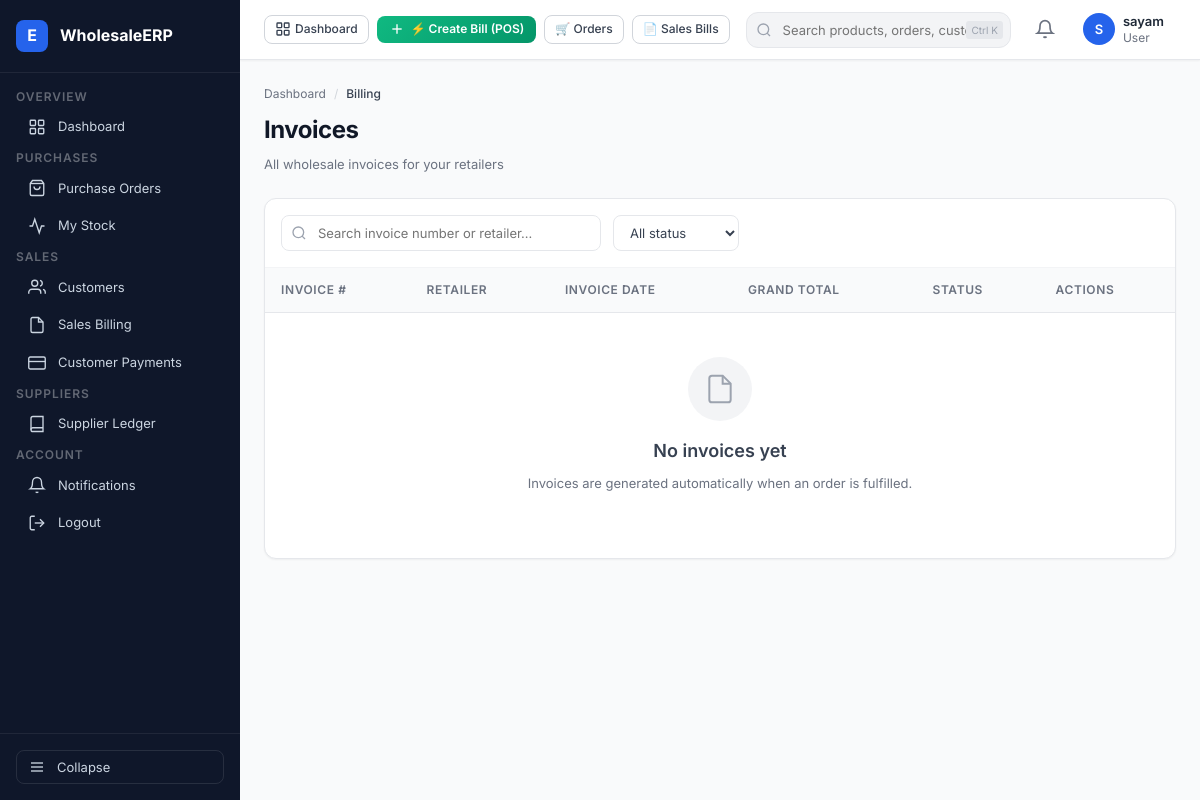
/billing/invoices/ (signed in), run on an earlier commit of the app's database.
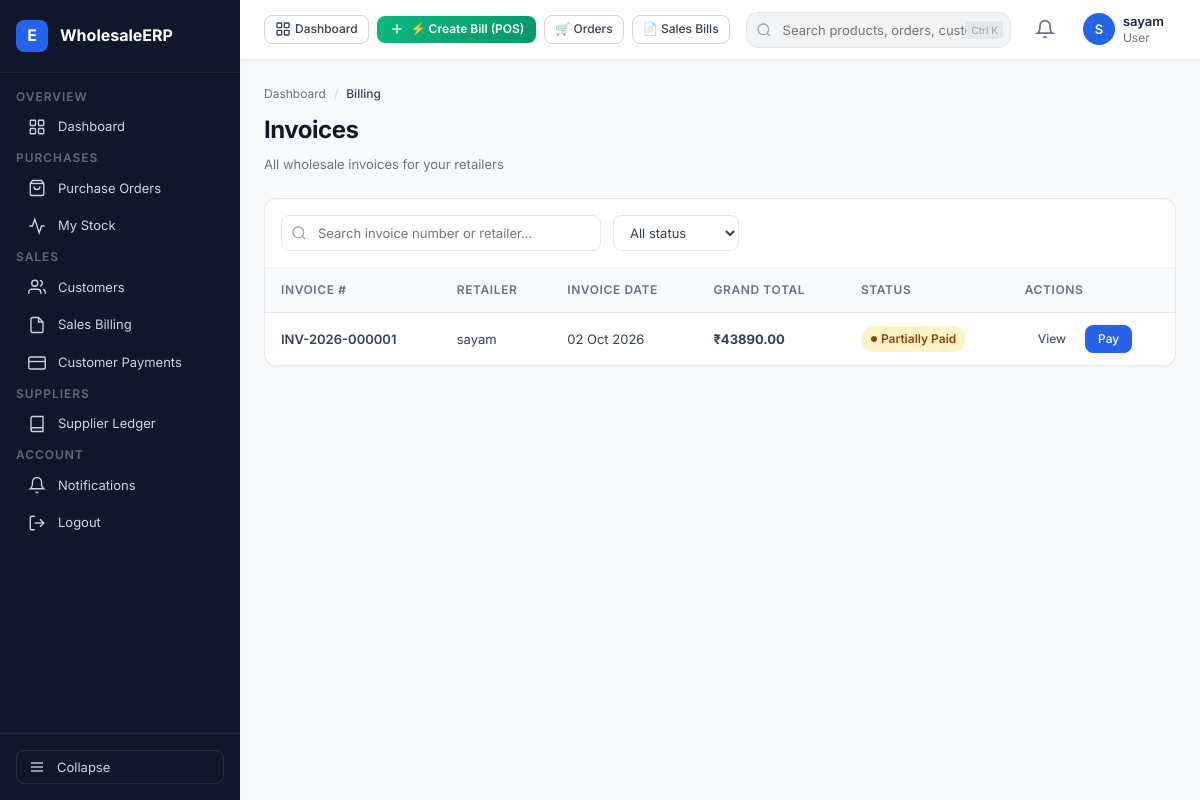
And on a later commit of the database.
### billing/models.py (models this page shows, shortened)
class Invoice(models.Model):
    STATUS_CHOICES = [
        ("UNPAID", "Unpaid"),
        ("PARTIALLY_PAID", "Partially Paid"),
        ("PAID", "Paid"),
        ("CANCELLED", "Cancelled"),
    ]
    invoice_number = models.CharField(
        max_length=30,
        unique=True
    )
    order = models.OneToOneField(
        Order,
        on_delete=models.PROTECT,
        related_name="invoice"
    )
    wholesaler = models.ForeignKey(
        WholesalerProfile,
        on_delete=models.PROTECT,
        related_name="invoices"
    )
    retailer = models.ForeignKey(
        RetailerProfile,
        on_delete=models.PROTECT,
        related_name="invoices"
    )
    invoice_date = models.DateTimeField(
        auto_now_add=True
    )
    subtotal = models.DecimalField(
        max_digits=20,
        decimal_places=2,
        default=0
    )
    discount = models.DecimalField(
        max_digits=14,
        decimal_places=2,
        default=0
    )
    tax_amount = models.DecimalField(
        max_digits=14,
        decimal_places=2,
        default=0
    )
    grand_total = models.DecimalField(
        max_digits=14,
        decimal_places=2,
        default=0
    )
    status = models.CharField(
        max_length=20,
        choices=STATUS_CHOICES,
        default="UNPAID"
    )
    created_at = models.DateTimeField(
        auto_now_add=True
    )

### accounts/models.py (models this page shows, shortened)
class RetailerProfile(models.Model):
    user = models.OneToOneField(
        User,
        on_delete=models.CASCADE,
        related_name="retailer_profile"
    )
    shop_name = models.CharField(max_length=200)
    owner_name = models.CharField(max_length=200)
    phone = models.CharField(max_length=15)
    gst_number = models.CharField(
        max_length=15,
        blank=True,
        null=True
    )
    address = models.TextField()
    city = models.CharField(max_length=100)
    state = models.CharField(max_length=100)
    pincode = models.CharField(max_length=10)
    created_at = models.DateTimeField(auto_now_add=True)

### billing/views.py (the view)
@login_required
def invoice_list(request):
    profile = getattr(request.user, 'profile', None)
    if profile and profile.role == "WHOLESALER":
        wholesaler = request.user.wholesaler_profile
        invoices = (
            Invoice.objects
            .filter(wholesaler=wholesaler)
            .select_related("retailer", "order")
            .order_by("-invoice_date")
        )
    elif profile and profile.role == "RETAILER":
        retailer = request.user.retailer_profile
        invoices = (
            Invoice.objects
            .filter(retailer=retailer)
            .select_related("wholesaler", "order")
            .order_by("-invoice_date")
        )
    else:
        invoices = Invoice.objects.none()
    search = request.GET.get("search", "").strip()
    status = request.GET.get("status", "").strip()
    if search:
        invoices = invoices.filter(
            models.Q(invoice_number__icontains=search)
            | models.Q(retailer__shop_name__icontains=search)
            | models.Q(wholesaler__business_name__icontains=search)
        )
    if status:
        invoices = invoices.filter(status=status)
    context = {
        "invoices": invoices,
        "search": search,
        "status": status,
        "status_choices": Invoice.STATUS_CHOICES,
    }
    return render(
        request,
        "billing/invoice_list.html",
        context
    )

### templates/billing/invoice_list.html (shortened to what this page needs)
{% extends 'base.html' %}
{% block content %}
<div class="page-header">
  <div class="page-header-left">
    <div class="breadcrumb"><a href="{% url 'dashboard' %}">Dashboard</a><span>/</span><span class="current">Billing</span></div>
    <h1 class="page-title">Invoices</h1>
    <p class="page-subtitle">All wholesale invoices for your retailers</p>
  </div>
</div>
<div class="card">
  <div class="filter-bar">
    <div class="filter-search">
      <svg viewBox="0 0 24 24" fill="none" stroke="currentColor" stroke-width="2"><circle cx="11" cy="11" r="8"/><line x1="21" y1="21" x2="16.65" y2="16.65"/></svg>
      <input type="text" id="invoiceSearch" placeholder="Search invoice number or retailer..." oninput="filterInvoices()">
    </div>
    <select class="filter-select" id="statusFilter" onchange="filterInvoices()">
      <option value="">All status</option>
    </select>
  </div>
  <div class="table-wrap">
    <table class="table" id="invoiceTable">
      <thead>
        <tr>
          <th>Invoice #</th>
          <th>Retailer</th>
          <th>Invoice Date</th>
          <th>Grand Total</th>
          <th>Status</th>
          <th>Actions</th>
        </tr>
      </thead>
      <tbody>
        {% for invoice in invoices %}
        <tr data-inv="{{ invoice.invoice_number|lower }}" data-retailer="{{ invoice.retailer.shop_name|lower }}" data-status="{{ invoice.status }}"
            class="table-row-link" data-href="/billing/{{ invoice.id }}/">
          <td class="text-bold">{{ invoice.invoice_number }}</td>
          <td>{{ invoice.retailer.shop_name }}</td>
          <td>{{ invoice.invoice_date|date:"d M Y" }}</td>
          <td style="font-weight:700;">₹{{ invoice.grand_total }}</td>
          <td>
            {% if invoice.status == 'PAID' %}<span class="badge badge-green">Paid</span>
            {% elif invoice.status == 'PARTIALLY_PAID' %}<span class="badge badge-amber">Partially Paid</span>
            {% elif invoice.status == 'UNPAID' %}<span class="badge badge-red">Unpaid</span>
            {% elif invoice.status == 'CANCELLED' %}<span class="badge badge-gray">Cancelled</span>
            {% endif %}
          </td>
          <td onclick="event.stopPropagation()">
            <div style="display:flex;gap:6px;">
              <a href="/billing/{{ invoice.id }}/" class="btn btn-ghost btn-sm">View</a>
              {% if invoice.status != 'PAID' and invoice.status != 'CANCELLED' %}
                <a href="/payments/record/{{ invoice.id }}/" class="btn btn-primary btn-sm">Pay</a>
              {% endif %}
            </div>
          </td>
        </tr>
        {% empty %}
        <tr><td colspan="6">
          <div class="empty-state">
            <div class="empty-icon"><svg viewBox="0 0 24 24" fill="none" stroke="currentColor" stroke-width="1.5"><path d="M14 2H6a2 2 0 0 0-2 2v16a2 2 0 0 0 2 2h12a2 2 0 0 0 2-2V8z"/><polyline points="14 2 14 8 20 8"/></svg></div>
            <h3>No invoices yet</h3>
            <p>Invoices are generated automatically when an order is fulfilled.</p>
          </div>
        </td></tr>
        {% endfor %}
      </tbody>
    </table>
  </div>
</div>
{% endblock %}

What changed in the data, as far as the page shows it:
added Invoice: invoice_number "INV-2026-000001", retailer.shop_name "sayam", invoice_date "02 Oct 2026", grand_total "43890.00", status "Partially Paid"
Also different on the page:
text no longer shown: "No invoices yet Invoices are generated automatically when an order is fulfilled."
